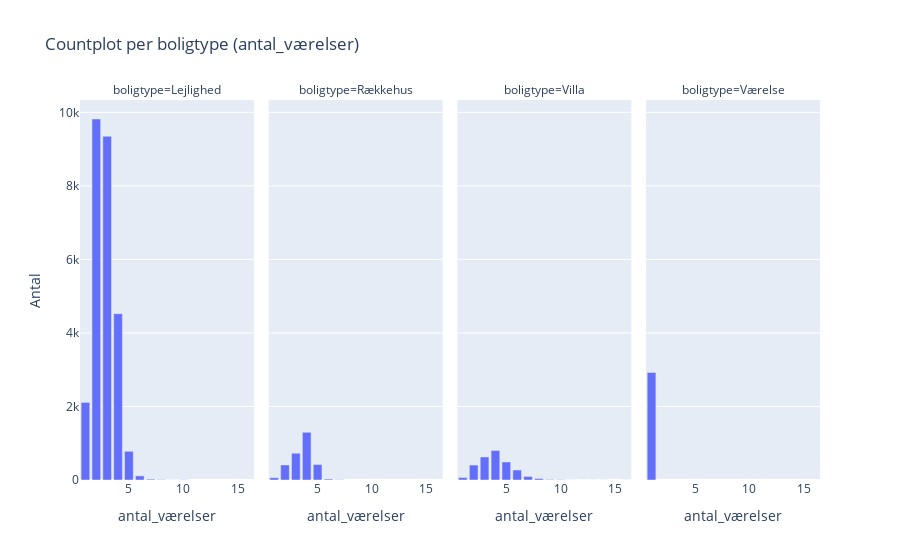
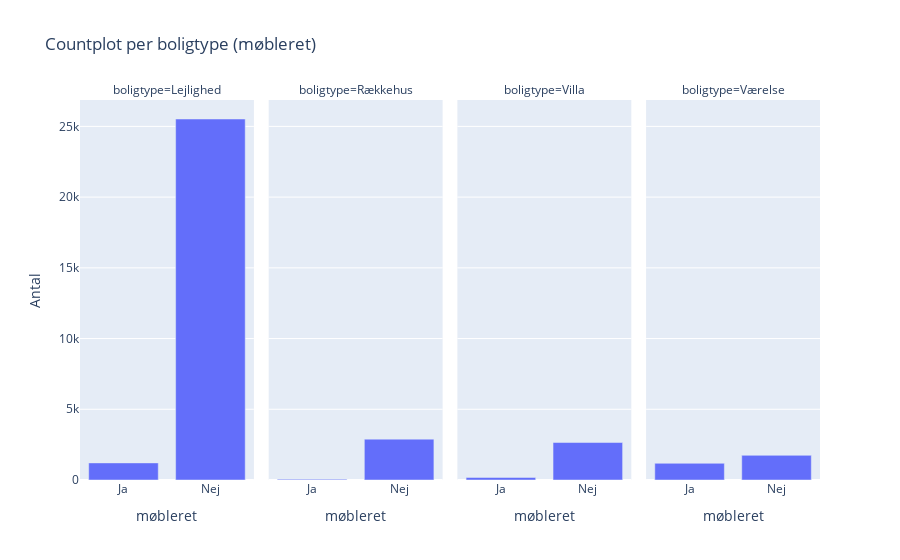
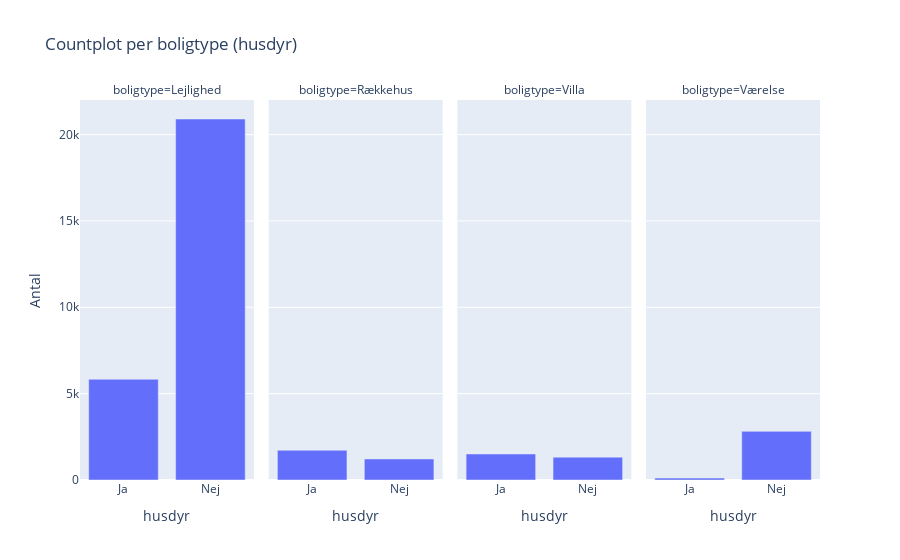
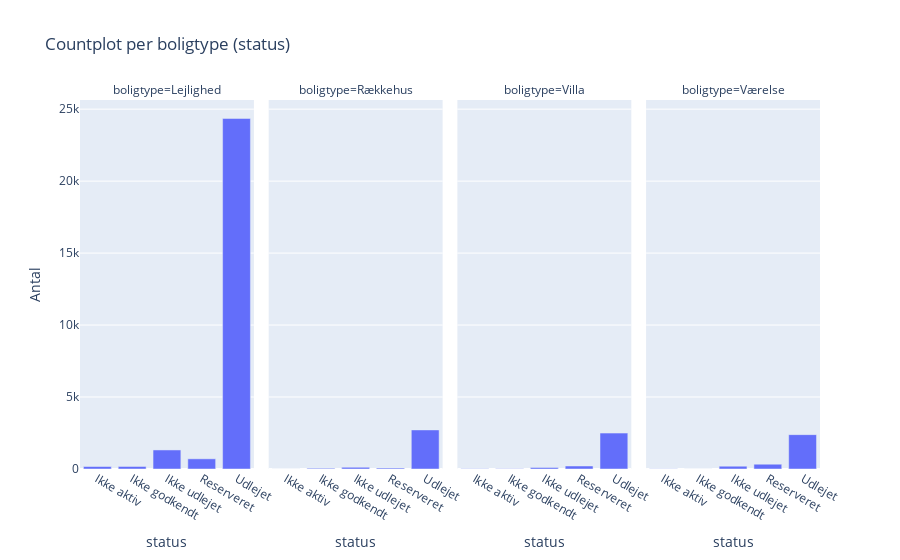

Notebook source saved alongside these figures, in order:
### Markdown cell above
Her ses at størtedelen (75%) af dataen er fra boligtypen "Lejlighed". Det vil selvfølgelig påvirke det videre analyser. jeg kunne forsøge at normalisere dataen, så jeg nemmere kunne sammenligne mellem boligtyperne. 
Det har jeg valgt ikke at gøre her - men skal være opmærksom på, at 75% af alt dataen er Lejligheder.

### Code cell
def make_cat_plot(slt_category_x, slt_facet_col='boligtype'):
    df_cat_plot = df.groupby([slt_facet_col, slt_category_x], as_index=False).count().rename(columns={'adresse':'Antal'})
    fig_cat = px.bar(df_cat_plot, x=slt_category_x, y='Antal', title=f'Countplot per boligtype ({slt_category_x})' , facet_col=slt_facet_col, facet_col_wrap=4)
    return fig_cat.show()

cat_plot_list = ['antal_værelser', 'møbleret', 'husdyr', 'status', 'lejeperiode']

for i in cat_plot_list:
    make_cat_plot(i)

### Figure 1 — Plotly figure (JSON) as saved in the notebook; plotly's stock layout.template omitted (floating-point values rounded to 4 significant figures)
{"data": [{"alignmentgroup": "True", "hoverlabel": {"namelength": 0}, "hovertemplate": "boligtype=Lejlighed<br>antal_værelser=%{x}<br>Antal=%{y}", "legendgroup": "", "marker": {"color": "#636efa"}, "name": "", "offsetgroup": "", "orientation": "v", "showlegend": false, "textposition": "auto", "type": "bar", "x": [1, 2, 3, 4, 5, 6, 7, 8, 9, 10], "xaxis": "x", "y": [2111, 9819, 9348, 4524, 781, 112, 23, 9, 1, 4], "yaxis": "y"}, {"alignmentgroup": "True", "hoverlabel": {"namelength": 0}, "hovertemplate": "boligtype=Rækkehus<br>antal_værelser=%{x}<br>Antal=%{y}", "legendgroup": "", "marker": {"color": "#636efa"}, "name": "", "offsetgroup": "", "orientation": "v", "showlegend": false, "textposition": "auto", "type": "bar", "x": [1, 2, 3, 4, 5, 6, 7], "xaxis": "x2", "y": [63, 410, 728, 1296, 419, 25, 4], "yaxis": "y2"}, {"alignmentgroup": "True", "hoverlabel": {"namelength": 0}, "hovertemplate": "boligtype=Villa<br>antal_værelser=%{x}<br>Antal=%{y}", "legendgroup": "", "marker": {"color": "#636efa"}, "name": "", "offsetgroup": "", "orientation": "v", "showlegend": false, "textposition": "auto", "type": "bar", "x": [1, 2, 3, 4, 5, 6, 7, 8, 9, 10, 11, 12, 13, 14, 16], "xaxis": "x3", "y": [67, 405, 628, 801, 492, 272, 97, 40, 14, 10, 1, 1, 1, 1, 1], "yaxis": "y3"}, {"alignmentgroup": "True", "hoverlabel": {"namelength": 0}, "hovertemplate": "boligtype=Værelse<br>antal_værelser=%{x}<br>Antal=%{y}", "legendgroup": "", "marker": {"color": "#636efa"}, "name": "", "offsetgroup": "", "orientation": "v", "showlegend": false, "textposition": "auto", "type": "bar", "x": [1], "xaxis": "x4", "y": [2925], "yaxis": "y4"}], "layout": {"annotations": [{"font": {}, "showarrow": false, "text": "boligtype=Lejlighed", "x": 0.1175, "xanchor": "center", "xref": "paper", "y": 1, "yanchor": "bottom", "yref": "paper"}, {"font": {}, "showarrow": false, "text": "boligtype=Rækkehus", "x": 0.3725, "xanchor": "center", "xref": "paper", "y": 1, "yanchor": "bottom", "yref": "paper"}, {"font": {}, "showarrow": false, "text": "boligtype=Villa", "x": 0.6275, "xanchor": "center", "xref": "paper", "y": 1, "yanchor": "bottom", "yref": "paper"}, {"font": {}, "showarrow": false, "text": "boligtype=Værelse", "x": 0.8825, "xanchor": "center", "xref": "paper", "y": 1, "yanchor": "bottom", "yref": "paper"}], "barmode": "relative", "legend": {"tracegroupgap": 0}, "title": {"text": "Countplot per boligtype (antal_værelser)"}, "xaxis": {"anchor": "y", "domain": [0, 0.235], "title": {"text": "antal_værelser"}}, "xaxis2": {"anchor": "y2", "domain": [0.255, 0.49], "matches": "x", "title": {"text": "antal_værelser"}}, "xaxis3": {"anchor": "y3", "domain": [0.51, 0.745], "matches": "x", "title": {"text": "antal_værelser"}}, "xaxis4": {"anchor": "y4", "domain": [0.765, 1.0], "matches": "x", "title": {"text": "antal_værelser"}}, "yaxis": {"anchor": "x", "domain": [0, 1], "title": {"text": "Antal"}}, "yaxis2": {"anchor": "x2", "domain": [0, 1], "matches": "y", "showticklabels": false}, "yaxis3": {"anchor": "x3", "domain": [0, 1], "matches": "y", "showticklabels": false}, "yaxis4": {"anchor": "x4", "domain": [0, 1], "matches": "y", "showticklabels": false}}}

### Figure 2 — Plotly figure (JSON) as saved in the notebook; plotly's stock layout.template omitted (floating-point values rounded to 4 significant figures)
{"data": [{"alignmentgroup": "True", "hoverlabel": {"namelength": 0}, "hovertemplate": "boligtype=Lejlighed<br>møbleret=%{x}<br>Antal=%{y}", "legendgroup": "", "marker": {"color": "#636efa"}, "name": "", "offsetgroup": "", "orientation": "v", "showlegend": false, "textposition": "auto", "type": "bar", "x": ["Ja", "Nej"], "xaxis": "x", "y": [1209, 25523], "yaxis": "y"}, {"alignmentgroup": "True", "hoverlabel": {"namelength": 0}, "hovertemplate": "boligtype=Rækkehus<br>møbleret=%{x}<br>Antal=%{y}", "legendgroup": "", "marker": {"color": "#636efa"}, "name": "", "offsetgroup": "", "orientation": "v", "showlegend": false, "textposition": "auto", "type": "bar", "x": ["Ja", "Nej"], "xaxis": "x2", "y": [56, 2889], "yaxis": "y2"}, {"alignmentgroup": "True", "hoverlabel": {"namelength": 0}, "hovertemplate": "boligtype=Villa<br>møbleret=%{x}<br>Antal=%{y}", "legendgroup": "", "marker": {"color": "#636efa"}, "name": "", "offsetgroup": "", "orientation": "v", "showlegend": false, "textposition": "auto", "type": "bar", "x": ["Ja", "Nej"], "xaxis": "x3", "y": [181, 2650], "yaxis": "y3"}, {"alignmentgroup": "True", "hoverlabel": {"namelength": 0}, "hovertemplate": "boligtype=Værelse<br>møbleret=%{x}<br>Antal=%{y}", "legendgroup": "", "marker": {"color": "#636efa"}, "name": "", "offsetgroup": "", "orientation": "v", "showlegend": false, "textposition": "auto", "type": "bar", "x": ["Ja", "Nej"], "xaxis": "x4", "y": [1181, 1744], "yaxis": "y4"}], "layout": {"annotations": [{"font": {}, "showarrow": false, "text": "boligtype=Lejlighed", "x": 0.1175, "xanchor": "center", "xref": "paper", "y": 1, "yanchor": "bottom", "yref": "paper"}, {"font": {}, "showarrow": false, "text": "boligtype=Rækkehus", "x": 0.3725, "xanchor": "center", "xref": "paper", "y": 1, "yanchor": "bottom", "yref": "paper"}, {"font": {}, "showarrow": false, "text": "boligtype=Villa", "x": 0.6275, "xanchor": "center", "xref": "paper", "y": 1, "yanchor": "bottom", "yref": "paper"}, {"font": {}, "showarrow": false, "text": "boligtype=Værelse", "x": 0.8825, "xanchor": "center", "xref": "paper", "y": 1, "yanchor": "bottom", "yref": "paper"}], "barmode": "relative", "legend": {"tracegroupgap": 0}, "title": {"text": "Countplot per boligtype (møbleret)"}, "xaxis": {"anchor": "y", "domain": [0, 0.235], "title": {"text": "møbleret"}}, "xaxis2": {"anchor": "y2", "domain": [0.255, 0.49], "matches": "x", "title": {"text": "møbleret"}}, "xaxis3": {"anchor": "y3", "domain": [0.51, 0.745], "matches": "x", "title": {"text": "møbleret"}}, "xaxis4": {"anchor": "y4", "domain": [0.765, 1.0], "matches": "x", "title": {"text": "møbleret"}}, "yaxis": {"anchor": "x", "domain": [0, 1], "title": {"text": "Antal"}}, "yaxis2": {"anchor": "x2", "domain": [0, 1], "matches": "y", "showticklabels": false}, "yaxis3": {"anchor": "x3", "domain": [0, 1], "matches": "y", "showticklabels": false}, "yaxis4": {"anchor": "x4", "domain": [0, 1], "matches": "y", "showticklabels": false}}}

### Figure 3 — Plotly figure (JSON) as saved in the notebook; plotly's stock layout.template omitted (floating-point values rounded to 4 significant figures)
{"data": [{"alignmentgroup": "True", "hoverlabel": {"namelength": 0}, "hovertemplate": "boligtype=Lejlighed<br>husdyr=%{x}<br>Antal=%{y}", "legendgroup": "", "marker": {"color": "#636efa"}, "name": "", "offsetgroup": "", "orientation": "v", "showlegend": false, "textposition": "auto", "type": "bar", "x": ["Ja", "Nej"], "xaxis": "x", "y": [5830, 20902], "yaxis": "y"}, {"alignmentgroup": "True", "hoverlabel": {"namelength": 0}, "hovertemplate": "boligtype=Rækkehus<br>husdyr=%{x}<br>Antal=%{y}", "legendgroup": "", "marker": {"color": "#636efa"}, "name": "", "offsetgroup": "", "orientation": "v", "showlegend": false, "textposition": "auto", "type": "bar", "x": ["Ja", "Nej"], "xaxis": "x2", "y": [1724, 1221], "yaxis": "y2"}, {"alignmentgroup": "True", "hoverlabel": {"namelength": 0}, "hovertemplate": "boligtype=Villa<br>husdyr=%{x}<br>Antal=%{y}", "legendgroup": "", "marker": {"color": "#636efa"}, "name": "", "offsetgroup": "", "orientation": "v", "showlegend": false, "textposition": "auto", "type": "bar", "x": ["Ja", "Nej"], "xaxis": "x3", "y": [1507, 1324], "yaxis": "y3"}, {"alignmentgroup": "True", "hoverlabel": {"namelength": 0}, "hovertemplate": "boligtype=Værelse<br>husdyr=%{x}<br>Antal=%{y}", "legendgroup": "", "marker": {"color": "#636efa"}, "name": "", "offsetgroup": "", "orientation": "v", "showlegend": false, "textposition": "auto", "type": "bar", "x": ["Ja", "Nej"], "xaxis": "x4", "y": [109, 2816], "yaxis": "y4"}], "layout": {"annotations": [{"font": {}, "showarrow": false, "text": "boligtype=Lejlighed", "x": 0.1175, "xanchor": "center", "xref": "paper", "y": 1, "yanchor": "bottom", "yref": "paper"}, {"font": {}, "showarrow": false, "text": "boligtype=Rækkehus", "x": 0.3725, "xanchor": "center", "xref": "paper", "y": 1, "yanchor": "bottom", "yref": "paper"}, {"font": {}, "showarrow": false, "text": "boligtype=Villa", "x": 0.6275, "xanchor": "center", "xref": "paper", "y": 1, "yanchor": "bottom", "yref": "paper"}, {"font": {}, "showarrow": false, "text": "boligtype=Værelse", "x": 0.8825, "xanchor": "center", "xref": "paper", "y": 1, "yanchor": "bottom", "yref": "paper"}], "barmode": "relative", "legend": {"tracegroupgap": 0}, "title": {"text": "Countplot per boligtype (husdyr)"}, "xaxis": {"anchor": "y", "domain": [0, 0.235], "title": {"text": "husdyr"}}, "xaxis2": {"anchor": "y2", "domain": [0.255, 0.49], "matches": "x", "title": {"text": "husdyr"}}, "xaxis3": {"anchor": "y3", "domain": [0.51, 0.745], "matches": "x", "title": {"text": "husdyr"}}, "xaxis4": {"anchor": "y4", "domain": [0.765, 1.0], "matches": "x", "title": {"text": "husdyr"}}, "yaxis": {"anchor": "x", "domain": [0, 1], "title": {"text": "Antal"}}, "yaxis2": {"anchor": "x2", "domain": [0, 1], "matches": "y", "showticklabels": false}, "yaxis3": {"anchor": "x3", "domain": [0, 1], "matches": "y", "showticklabels": false}, "yaxis4": {"anchor": "x4", "domain": [0, 1], "matches": "y", "showticklabels": false}}}

### Figure 4 — Plotly figure (JSON) as saved in the notebook; plotly's stock layout.template omitted (floating-point values rounded to 4 significant figures)
{"data": [{"alignmentgroup": "True", "hoverlabel": {"namelength": 0}, "hovertemplate": "boligtype=Lejlighed<br>status=%{x}<br>Antal=%{y}", "legendgroup": "", "marker": {"color": "#636efa"}, "name": "", "offsetgroup": "", "orientation": "v", "showlegend": false, "textposition": "auto", "type": "bar", "x": ["Ikke aktiv", "Ikke godkendt", "Ikke udlejet", "Reserveret", "Udlejet"], "xaxis": "x", "y": [172, 175, 1323, 707, 24355], "yaxis": "y"}, {"alignmentgroup": "True", "hoverlabel": {"namelength": 0}, "hovertemplate": "boligtype=Rækkehus<br>status=%{x}<br>Antal=%{y}", "legendgroup": "", "marker": {"color": "#636efa"}, "name": "", "offsetgroup": "", "orientation": "v", "showlegend": false, "textposition": "auto", "type": "bar", "x": ["Ikke aktiv", "Ikke godkendt", "Ikke udlejet", "Reserveret", "Udlejet"], "xaxis": "x2", "y": [4, 47, 118, 61, 2715], "yaxis": "y2"}, {"alignmentgroup": "True", "hoverlabel": {"namelength": 0}, "hovertemplate": "boligtype=Villa<br>status=%{x}<br>Antal=%{y}", "legendgroup": "", "marker": {"color": "#636efa"}, "name": "", "offsetgroup": "", "orientation": "v", "showlegend": false, "textposition": "auto", "type": "bar", "x": ["Ikke aktiv", "Ikke godkendt", "Ikke udlejet", "Reserveret", "Udlejet"], "xaxis": "x3", "y": [12, 13, 103, 208, 2495], "yaxis": "y3"}, {"alignmentgroup": "True", "hoverlabel": {"namelength": 0}, "hovertemplate": "boligtype=Værelse<br>status=%{x}<br>Antal=%{y}", "legendgroup": "", "marker": {"color": "#636efa"}, "name": "", "offsetgroup": "", "orientation": "v", "showlegend": false, "textposition": "auto", "type": "bar", "x": ["Ikke aktiv", "Ikke godkendt", "Ikke udlejet", "Reserveret", "Udlejet"], "xaxis": "x4", "y": [11, 2, 193, 332, 2387], "yaxis": "y4"}], "layout": {"annotations": [{"font": {}, "showarrow": false, "text": "boligtype=Lejlighed", "x": 0.1175, "xanchor": "center", "xref": "paper", "y": 1, "yanchor": "bottom", "yref": "paper"}, {"font": {}, "showarrow": false, "text": "boligtype=Rækkehus", "x": 0.3725, "xanchor": "center", "xref": "paper", "y": 1, "yanchor": "bottom", "yref": "paper"}, {"font": {}, "showarrow": false, "text": "boligtype=Villa", "x": 0.6275, "xanchor": "center", "xref": "paper", "y": 1, "yanchor": "bottom", "yref": "paper"}, {"font": {}, "showarrow": false, "text": "boligtype=Værelse", "x": 0.8825, "xanchor": "center", "xref": "paper", "y": 1, "yanchor": "bottom", "yref": "paper"}], "barmode": "relative", "legend": {"tracegroupgap": 0}, "title": {"text": "Countplot per boligtype (status)"}, "xaxis": {"anchor": "y", "domain": [0, 0.235], "title": {"text": "status"}}, "xaxis2": {"anchor": "y2", "domain": [0.255, 0.49], "matches": "x", "title": {"text": "status"}}, "xaxis3": {"anchor": "y3", "domain": [0.51, 0.745], "matches": "x", "title": {"text": "status"}}, "xaxis4": {"anchor": "y4", "domain": [0.765, 1.0], "matches": "x", "title": {"text": "status"}}, "yaxis": {"anchor": "x", "domain": [0, 1], "title": {"text": "Antal"}}, "yaxis2": {"anchor": "x2", "domain": [0, 1], "matches": "y", "showticklabels": false}, "yaxis3": {"anchor": "x3", "domain": [0, 1], "matches": "y", "showticklabels": false}, "yaxis4": {"anchor": "x4", "domain": [0, 1], "matches": "y", "showticklabels": false}}}
